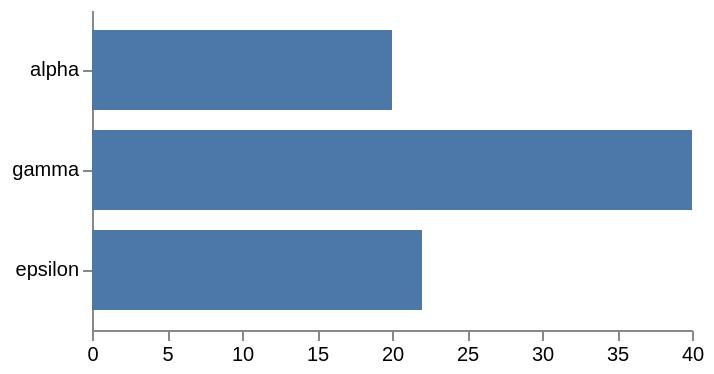

The Vega-Lite source for this figure:
### Vega specification from a JSON file in a GitHub repository (floating-point values rounded to 4 significant figures)
{"$schema": "https://vega.github.io/schema/vega/v5.json", "width": 300, "height": 160, "padding": 5, "signals": [{"name": "op", "value": "average", "bind": {"input": "select", "options": ["average", "median", "sum"]}}, {"name": "k", "value": 3, "bind": {"input": "range", "min": 1, "max": 5}}, {"name": "field", "value": "amount"}], "data": [{"name": "sales", "values": [{"team": "alpha", "amount": 10}, {"team": "alpha", "amount": 30}, {"team": "beta", "amount": 25}, {"team": "beta", "amount": 5}, {"team": "gamma", "amount": 40}, {"team": "delta", "amount": 15}, {"team": "epsilon", "amount": 22}], "transform": [{"type": "aggregate", "groupby": ["team"], "fields": [{"signal": "field"}], "ops": [{"signal": "op"}], "as": ["value"]}, {"type": "window", "sort": {"field": "value", "order": "descending"}, "ops": ["row_number"], "as": ["rank"]}, {"type": "filter", "expr": "datum.rank <= k"}]}], "scales": [{"name": "y", "type": "band", "domain": {"data": "sales", "field": "team", "sort": {"field": "rank"}}, "range": "height", "padding": 0.2}, {"name": "x", "type": "linear", "domain": {"data": "sales", "field": "value"}, "range": "width", "nice": true}], "axes": [{"orient": "left", "scale": "y"}, {"orient": "bottom", "scale": "x"}], "marks": [{"type": "rect", "from": {"data": "sales"}, "encode": {"enter": {"y": {"scale": "y", "field": "team"}, "height": {"scale": "y", "band": 1}, "x": {"scale": "x", "value": 0}, "x2": {"scale": "x", "field": "value"}, "fill": {"value": "#4c78a8"}}}}]}
